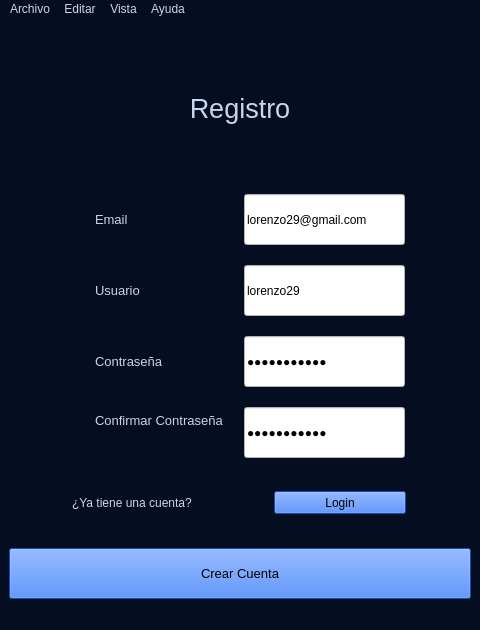
<?xml version="1.0" encoding="UTF-8"?>
<ui version="4.0">
 <class>ventana_registro</class>
 <widget class="QMainWindow" name="ventana_registro">
  <property name="geometry">
   <rect>
    <x>0</x>
    <y>0</y>
    <width>480</width>
    <height>630</height>
   </rect>
  </property>
  <property name="windowTitle">
   <string>Registro_Equipo_1</string>
  </property>
  <property name="layoutDirection">
   <enum>Qt::LayoutDirection::LeftToRight</enum>
  </property>
  <property name="autoFillBackground">
   <bool>false</bool>
  </property>
  <property name="styleSheet">
   <string notr="true">background-color: rgb(5, 13, 33);
font: 10pt &quot;Arial&quot;;</string>
  </property>
  <property name="tabShape">
   <enum>QTabWidget::TabShape::Rounded</enum>
  </property>
  <widget class="QWidget" name="centralwidget">
   <layout class="QGridLayout" name="gridLayout">
    <item row="3" column="0">
     <widget class="QPushButton" name="boton_crear_cuenta">
      <property name="sizePolicy">
       <sizepolicy hsizetype="Expanding" vsizetype="Fixed">
        <horstretch>0</horstretch>
        <verstretch>0</verstretch>
       </sizepolicy>
      </property>
      <property name="minimumSize">
       <size>
        <width>460</width>
        <height>51</height>
       </size>
      </property>
      <property name="font">
       <font>
        <family>Arial</family>
        <pointsize>10</pointsize>
        <italic>false</italic>
        <bold>false</bold>
       </font>
      </property>
      <property name="styleSheet">
       <string notr="true">background-color: rgb(26, 103, 248);</string>
      </property>
      <property name="text">
       <string>Crear Cuenta</string>
      </property>
      <property name="checkable">
       <bool>false</bool>
      </property>
      <property name="checked">
       <bool>false</bool>
      </property>
     </widget>
    </item>
    <item row="2" column="0">
     <layout class="QHBoxLayout" name="horizontalLayout">
      <item>
       <widget class="QLabel" name="label_info_2">
        <property name="minimumSize">
         <size>
          <width>133</width>
          <height>30</height>
         </size>
        </property>
        <property name="maximumSize">
         <size>
          <width>133</width>
          <height>30</height>
         </size>
        </property>
        <property name="styleSheet">
         <string notr="true">color: rgb(201, 213, 238);</string>
        </property>
        <property name="text">
         <string>¿Ya tiene una cuenta?</string>
        </property>
       </widget>
      </item>
      <item alignment="Qt::AlignmentFlag::Qt::AlignmentFlag::AlignVCenter">
       <widget class="QPushButton" name="boton_login">
        <property name="minimumSize">
         <size>
          <width>132</width>
          <height>23</height>
         </size>
        </property>
        <property name="maximumSize">
         <size>
          <width>132</width>
          <height>23</height>
         </size>
        </property>
        <property name="styleSheet">
         <string notr="true">background-color: rgb(26, 103, 248);</string>
        </property>
        <property name="text">
         <string>Login</string>
        </property>
       </widget>
      </item>
     </layout>
    </item>
    <item row="1" column="0">
     <layout class="QFormLayout" name="formLayout">
      <property name="formAlignment">
       <set>Qt::AlignmentFlag::AlignCenter</set>
      </property>
      <property name="horizontalSpacing">
       <number>20</number>
      </property>
      <property name="verticalSpacing">
       <number>20</number>
      </property>
      <item row="0" column="0">
       <widget class="QLabel" name="label_campo_email">
        <property name="minimumSize">
         <size>
          <width>121</width>
          <height>51</height>
         </size>
        </property>
        <property name="maximumSize">
         <size>
          <width>121</width>
          <height>51</height>
         </size>
        </property>
        <property name="font">
         <font>
          <family>Arial</family>
          <pointsize>10</pointsize>
          <italic>false</italic>
          <bold>false</bold>
         </font>
        </property>
        <property name="autoFillBackground">
         <bool>false</bool>
        </property>
        <property name="styleSheet">
         <string notr="true">color: rgb(201, 213, 238);</string>
        </property>
        <property name="text">
         <string>Email</string>
        </property>
       </widget>
      </item>
      <item row="0" column="1">
       <widget class="QLineEdit" name="email_valor">
        <property name="minimumSize">
         <size>
          <width>161</width>
          <height>51</height>
         </size>
        </property>
        <property name="maximumSize">
         <size>
          <width>161</width>
          <height>51</height>
         </size>
        </property>
        <property name="layoutDirection">
         <enum>Qt::LayoutDirection::LeftToRight</enum>
        </property>
        <property name="styleSheet">
         <string notr="true">background-color: rgb(255, 255, 255);
</string>
        </property>
        <property name="text">
         <string>lorenzo29@gmail.com</string>
        </property>
       </widget>
      </item>
      <item row="1" column="0">
       <widget class="QLabel" name="label_campo_usuario">
        <property name="minimumSize">
         <size>
          <width>121</width>
          <height>51</height>
         </size>
        </property>
        <property name="maximumSize">
         <size>
          <width>121</width>
          <height>51</height>
         </size>
        </property>
        <property name="font">
         <font>
          <family>Arial</family>
          <pointsize>10</pointsize>
          <italic>false</italic>
          <bold>false</bold>
         </font>
        </property>
        <property name="autoFillBackground">
         <bool>false</bool>
        </property>
        <property name="styleSheet">
         <string notr="true">color: rgb(201, 213, 238);</string>
        </property>
        <property name="text">
         <string>Usuario</string>
        </property>
       </widget>
      </item>
      <item row="1" column="1">
       <widget class="QLineEdit" name="usuario_valor">
        <property name="minimumSize">
         <size>
          <width>161</width>
          <height>51</height>
         </size>
        </property>
        <property name="maximumSize">
         <size>
          <width>161</width>
          <height>51</height>
         </size>
        </property>
        <property name="layoutDirection">
         <enum>Qt::LayoutDirection::LeftToRight</enum>
        </property>
        <property name="styleSheet">
         <string notr="true">background-color: rgb(255, 255, 255);
</string>
        </property>
        <property name="text">
         <string>lorenzo29</string>
        </property>
       </widget>
      </item>
      <item row="2" column="0">
       <widget class="QLabel" name="label_campo_password_registro">
        <property name="minimumSize">
         <size>
          <width>121</width>
          <height>51</height>
         </size>
        </property>
        <property name="maximumSize">
         <size>
          <width>121</width>
          <height>51</height>
         </size>
        </property>
        <property name="font">
         <font>
          <family>Arial</family>
          <pointsize>10</pointsize>
          <italic>false</italic>
          <bold>false</bold>
         </font>
        </property>
        <property name="autoFillBackground">
         <bool>false</bool>
        </property>
        <property name="styleSheet">
         <string notr="true">color: rgb(201, 213, 238);</string>
        </property>
        <property name="text">
         <string>Contraseña</string>
        </property>
       </widget>
      </item>
      <item row="2" column="1">
       <widget class="QLineEdit" name="password_valor">
        <property name="minimumSize">
         <size>
          <width>161</width>
          <height>51</height>
         </size>
        </property>
        <property name="maximumSize">
         <size>
          <width>161</width>
          <height>51</height>
         </size>
        </property>
        <property name="layoutDirection">
         <enum>Qt::LayoutDirection::LeftToRight</enum>
        </property>
        <property name="styleSheet">
         <string notr="true">background-color: rgb(255, 255, 255);
</string>
        </property>
        <property name="text">
         <string>duhfhuhdufh</string>
        </property>
        <property name="echoMode">
         <enum>QLineEdit::EchoMode::Password</enum>
        </property>
       </widget>
      </item>
      <item row="3" column="0">
       <widget class="QLabel" name="label_confirmar_password">
        <property name="font">
         <font>
          <family>Arial</family>
          <pointsize>10</pointsize>
          <italic>false</italic>
          <bold>false</bold>
         </font>
        </property>
        <property name="autoFillBackground">
         <bool>false</bool>
        </property>
        <property name="styleSheet">
         <string notr="true">color: rgb(201, 213, 238);</string>
        </property>
        <property name="text">
         <string>Confirmar Contraseña</string>
        </property>
       </widget>
      </item>
      <item row="3" column="1">
       <widget class="QLineEdit" name="password_confirmada_valor">
        <property name="minimumSize">
         <size>
          <width>161</width>
          <height>51</height>
         </size>
        </property>
        <property name="maximumSize">
         <size>
          <width>161</width>
          <height>51</height>
         </size>
        </property>
        <property name="layoutDirection">
         <enum>Qt::LayoutDirection::LeftToRight</enum>
        </property>
        <property name="styleSheet">
         <string notr="true">background-color: rgb(255, 255, 255);
</string>
        </property>
        <property name="text">
         <string>duhfhuhdufh</string>
        </property>
        <property name="echoMode">
         <enum>QLineEdit::EchoMode::Password</enum>
        </property>
       </widget>
      </item>
     </layout>
    </item>
    <item row="0" column="0">
     <widget class="QLabel" name="label_titulo">
      <property name="sizePolicy">
       <sizepolicy hsizetype="Expanding" vsizetype="Fixed">
        <horstretch>0</horstretch>
        <verstretch>0</verstretch>
       </sizepolicy>
      </property>
      <property name="minimumSize">
       <size>
        <width>67</width>
        <height>160</height>
       </size>
      </property>
      <property name="styleSheet">
       <string notr="true">color: rgb(201, 213, 238);
font-size:20pt;</string>
      </property>
      <property name="text">
       <string>Registro</string>
      </property>
      <property name="alignment">
       <set>Qt::AlignmentFlag::AlignCenter</set>
      </property>
     </widget>
    </item>
   </layout>
  </widget>
  <widget class="QMenuBar" name="menubar">
   <property name="geometry">
    <rect>
     <x>0</x>
     <y>0</y>
     <width>480</width>
     <height>33</height>
    </rect>
   </property>
   <property name="styleSheet">
    <string notr="true">color: rgb(201, 213, 238);</string>
   </property>
   <widget class="QMenu" name="menuArchivo">
    <property name="styleSheet">
     <string notr="true">color: rgb(201, 213, 238);</string>
    </property>
    <property name="title">
     <string>Archivo</string>
    </property>
    <addaction name="actionAbrir"/>
    <addaction name="separator"/>
    <addaction name="actionGuardar"/>
    <addaction name="separator"/>
    <addaction name="actionGuardar_Como"/>
    <addaction name="separator"/>
    <addaction name="actionSalir"/>
   </widget>
   <widget class="QMenu" name="menuEditar">
    <property name="styleSheet">
     <string notr="true">color: rgb(201, 213, 238);</string>
    </property>
    <property name="title">
     <string>Editar</string>
    </property>
    <addaction name="actionDeshacer"/>
    <addaction name="separator"/>
    <addaction name="actionRehacer"/>
    <addaction name="separator"/>
    <addaction name="actionCortar"/>
    <addaction name="separator"/>
    <addaction name="actionCopiar"/>
    <addaction name="separator"/>
    <addaction name="actionPegar"/>
   </widget>
   <widget class="QMenu" name="menuVista">
    <property name="styleSheet">
     <string notr="true">color: rgb(201, 213, 238);</string>
    </property>
    <property name="title">
     <string>Vista</string>
    </property>
    <addaction name="actionZoom_in"/>
    <addaction name="separator"/>
    <addaction name="actionZoom_out"/>
   </widget>
   <widget class="QMenu" name="menuAyuda">
    <property name="styleSheet">
     <string notr="true">color: rgb(201, 213, 238);</string>
    </property>
    <property name="title">
     <string>Ayuda</string>
    </property>
    <addaction name="actionDocumentacion"/>
    <addaction name="separator"/>
    <addaction name="actionAbout"/>
   </widget>
   <addaction name="menuArchivo"/>
   <addaction name="menuEditar"/>
   <addaction name="menuVista"/>
   <addaction name="menuAyuda"/>
  </widget>
  <widget class="QStatusBar" name="statusbar"/>
  <action name="actionAbrir">
   <property name="text">
    <string>Abrir</string>
   </property>
  </action>
  <action name="actionGuardar">
   <property name="text">
    <string>Guardar</string>
   </property>
  </action>
  <action name="actionGuardar_Como">
   <property name="text">
    <string>Guardar Como</string>
   </property>
  </action>
  <action name="actionSalir">
   <property name="text">
    <string>Salir</string>
   </property>
  </action>
  <action name="actionDeshacer">
   <property name="text">
    <string>Deshacer</string>
   </property>
  </action>
  <action name="actionRehacer">
   <property name="text">
    <string>Rehacer</string>
   </property>
  </action>
  <action name="actionCortar">
   <property name="text">
    <string>Cortar</string>
   </property>
  </action>
  <action name="actionCopiar">
   <property name="text">
    <string>Copiar</string>
   </property>
  </action>
  <action name="actionPegar">
   <property name="text">
    <string>Pegar</string>
   </property>
  </action>
  <action name="actionZoom_in">
   <property name="text">
    <string>Zoom in</string>
   </property>
  </action>
  <action name="actionZoom_out">
   <property name="text">
    <string>Zoom out</string>
   </property>
  </action>
  <action name="actionDocumentacion">
   <property name="text">
    <string>Documentacion</string>
   </property>
  </action>
  <action name="actionAbout">
   <property name="text">
    <string>About</string>
   </property>
  </action>
 </widget>
 <resources/>
 <connections/>
</ui>
